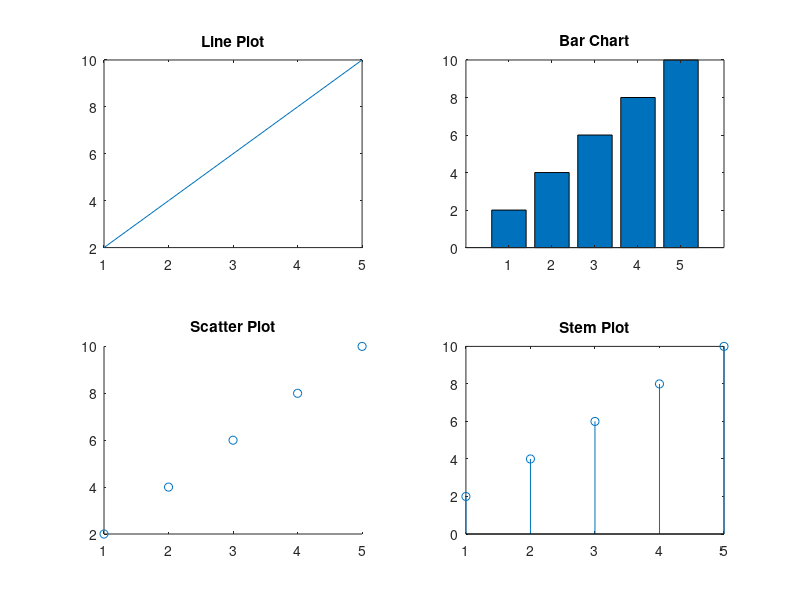

Source code (MATLAB):
% Create the following vectors:

x = 1:5;
y = [2 4 6 8 10];

% Write a MATLAB program that:

% Creates a 2 × 2 subplot layout.
% In subplot 1, plot a line graph of y versus x with the title "Line Plot".
% In subplot 2, create a bar chart with the title "Bar Chart".
% In subplot 3, create a scatter plot with the title "Scatter Plot".
% In subplot 4, create a stem plot with the title "Stem Plot".

subplot(2,2,1)

plot(x,y)
title("Line Plot")

subplot(2,2,2)

bar(x,y)
title("Bar Chart")

subplot(2,2,3)

scatter(x,y)
title("Scatter Plot")

subplot(2,2,4)

stem(x,y)
title("Stem Plot")
